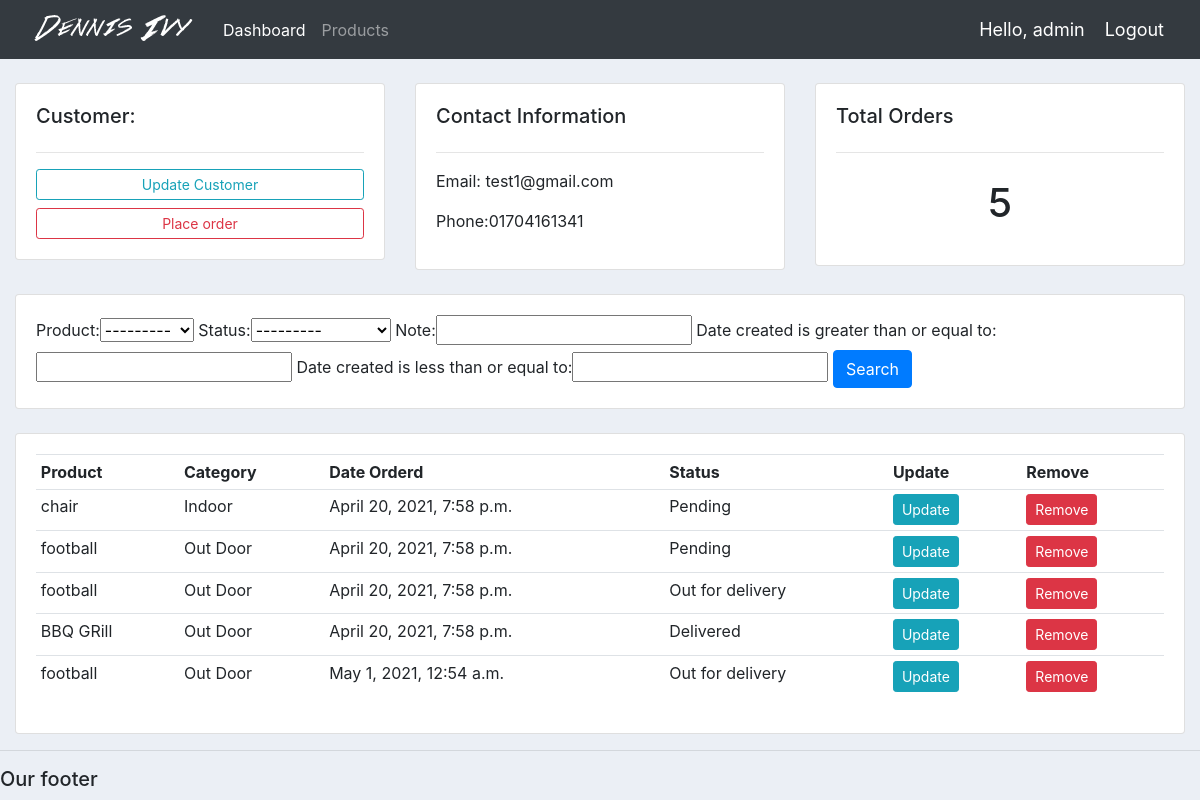
The app's page /customer/1/ (signed in) with its own data.
### app/models.py (models this page shows, shortened)
class Customer(models.Model):
    user = models.OneToOneField(User, null=True, on_delete=models.CASCADE)
    name = models.CharField(max_length=200, null=True)
    phone = models.CharField(max_length=200, null=True)
    email = models.CharField(max_length=200, null=True)
    profile_pic = models.ImageField(default="logo.png",null=True, blank=True)
    date_created = models.DateTimeField(auto_now_add=True, null=True)

class Order(models.Model):
    STATUS = (
			('Pending', 'Pending'),
			('Out for delivery', 'Out for delivery'),
			('Delivered', 'Delivered'),
			)
    customer = models.ForeignKey(Customer, null=True, on_delete=models.SET_NULL)
    product = models.ForeignKey(Product, null=True, on_delete=models.SET_NULL)
    date_created = models.DateTimeField(auto_now_add=True, null=True)
    status = models.CharField(max_length=200, null=True, choices=STATUS)
    note = models.CharField(max_length=1000, null=True)

class Product(models.Model):
    CATEGORY = (
        ('Indoor', 'Indoor'),
        ('Out Door', 'Out Door'),
    )
    name = models.CharField(max_length=200, null=True)
    price = models.FloatField(null=True)
    category = models.CharField(max_length=200, null=True, choices=CATEGORY)
    description = models.CharField(max_length=200, null=True)
    date_created = models.DateTimeField(auto_now_add=True, null=True)
    tags = models.ManyToManyField(Tag)
    def __str__(self):
        return self.name

### app/decorators.py (the view)
		def wrapper_func(request, *args, **kwargs):
			group = None
			if request.user.groups.exists():
				group = request.user.groups.all()[0].name
			if group in allowed_roles:
				return view_func(request, *args, **kwargs)
			else:
				return HttpResponse('You are not authorized to view this page')

### app/views.py (called while the page is built)
@login_required(login_url='login')
@allowed_users(allowed_roles=['admin'])
def customer(request, pk_test):
    customer = Customer.objects.get(id=pk_test)
    orders = customer.order_set.all()
    order_count = orders.count()
    myFilter = OrderFilter(request.GET, queryset=orders)
    orders = myFilter.qs
    context = {'customer': customer, 'orders': orders, 'order_count': order_count,
               'myFilter': myFilter}
    return render(request, 'app/customer.html', context)

### app/templates/app/customer.html
{% extends 'app/main.html' %}
{% block content %}
    	<br>
<div class="row">
	<div class="col-md">
		<div class="card card-body">
			<h5>Customer:</h5>
			<hr>
			<a class="btn btn-outline-info  btn-sm btn-block" href="">Update Customer</a>
			<a class="btn btn-outline-danger  btn-sm btn-block" href="{% url 'create_order' customer.id %}">Place order</a>
		</div>
	</div>
	<div class="col-md">
		<div class="card card-body">
			<h5>Contact Information</h5>
			<hr>
			<p>Email: {{ customer.email }}</p>
			<p>Phone:{{ customer.phone }} </p>
		</div>
	</div>
	<div class="col-md">
		<div class="card card-body">
			<h5>Total Orders</h5>
			<hr>
			<h1 style="text-align: center;padding: 10px">{{ order_count }}</h1>
		</div>
	</div>
</div>
<br>
<div class="row">
	<div class="col">
		<div class="card card-body">
			<form method="get">
                {{ myFilter.form }}
		    <button class="btn btn-primary" type="submit">Search</button>
		  </form>
		</div>
	</div>
</div>
<br>
<div class="row">
	<div class="col-md">
		<div class="card card-body">
			<table class="table table-sm">
				<tr>
					<th>Product</th>
					<th>Category</th>
					<th>Date Orderd</th>
					<th>Status</th>
					<th>Update</th>
					<th>Remove</th>
				</tr>
                {% for order in orders %}
                    <tr>
                        <td>{{ order.product }}</td>
                        <td>{{ order.product.category }}</td>
                        <td>{{ order.date_created }}</td>
                        <td>{{ order.status }}</td>
                        <td><a class="btn btn-sm btn-info" href="{% url 'update_order' order.id %}">Update</a></td>
                        <td><a class="btn btn-sm btn-danger" href="{% url 'delete_order' order.id %}">Remove</a></td>
                    </tr>
                {% endfor%}
			</table>
		</div>
	</div>
</div>
{% endblock %}

### app/templates/app/navbar.html (shortened to what this page needs)
{% load static %}
<nav class="navbar navbar-expand-lg navbar-dark bg-dark">
 <img src="{% static 'images/logo.png' %}">
  <div class="collapse navbar-collapse" id="navbarNav">
    <ul class="navbar-nav">
      {% if request.user.is_staff %}
      <li class="nav-item active">
        <a class="nav-link" href="{% url 'home' %}">Dashboard</a>
      </li>
      <li class="nav-item">
        <a class="nav-link" href="{% url 'products' %}">Products</a>
      </li>
      {% else %}
       <li class="nav-item">
        <a class="nav-link" href="{% url 'account' %}">Settings</a>
      </li>
      {% endif %}
    </ul>
  </div>
  <span class="hello-msg">Hello, {{request.user}}</span>
  <span ><a  class="hello-msg" href="{% url 'logout' %}">Logout</a></span>
</nav>

### static/css/main.css (style rules this page uses)
body { background-color: #ebeff5; }

### app/templates/app/navbar.html (style rules this page uses)
.hello-msg { font-size: 18px; color: #fff; margin-right: 20px; }

### records on screen
Customer: email "test1@gmail.com", phone "01704161341"
Order: product "chair", product.category "Indoor", date_created "April 20, 2021, 7:58 p.m.", status "Pending"
Order: product "football", product.category "Out Door", date_created "April 20, 2021, 7:58 p.m.", status "Pending"
Order: product "football", product.category "Out Door", date_created "April 20, 2021, 7:58 p.m.", status "Out for delivery"
Order: product "BBQ GRill", product.category "Out Door", date_created "April 20, 2021, 7:58 p.m.", status "Delivered"
Order: product "football", product.category "Out Door", date_created "May 1, 2021, 12:54 a.m.", status "Out for delivery"

### other values on screen
{{ request.user }} "admin"
{{ order_count }} "5"
